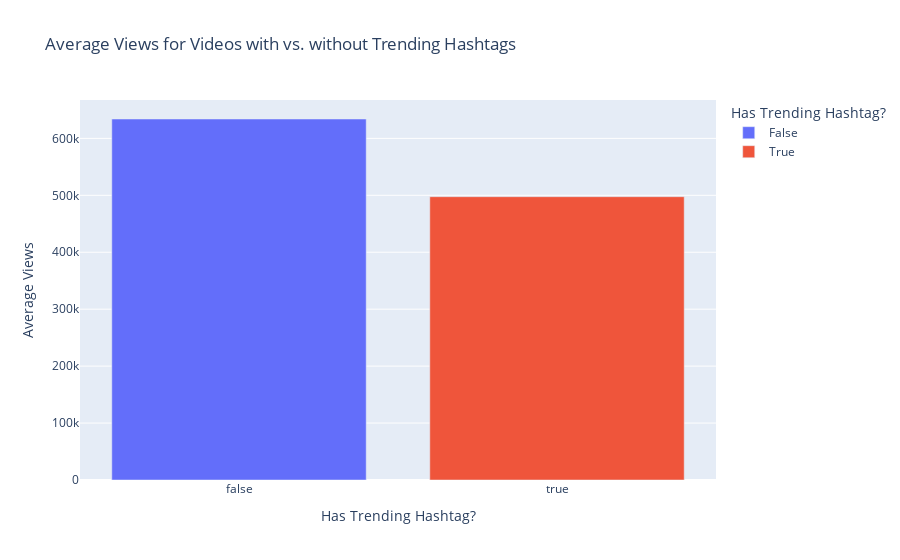

The code cell stored with this chart in its notebook:
### Code cell
# Visualization for Trending Hashtags
trending_stats = df.groupby('has_trending_hashtag')['statsV2.playCount'].mean().reset_index()
fig1 = px.bar(trending_stats, x='has_trending_hashtag', y='statsV2.playCount',
              title="Average Views for Videos with vs. without Trending Hashtags",
              labels={'has_trending_hashtag': 'Has Trending Hashtag?', 'statsV2.playCount': 'Average Views'},
              color='has_trending_hashtag')
fig1.show()

### Figure 1 — Plotly figure (JSON) as saved in the notebook; plotly's stock layout.template omitted (floating-point values rounded to 4 significant figures)
{"data": [{"alignmentgroup": "True", "hovertemplate": "Has Trending Hashtag?=%{x}<br>Average Views=%{y}<extra></extra>", "legendgroup": "False", "marker": {"color": "#636efa", "pattern": {"shape": ""}}, "name": "False", "offsetgroup": "False", "orientation": "v", "showlegend": true, "textposition": "auto", "type": "bar", "x": [false], "xaxis": "x", "y": [634000.0], "yaxis": "y"}, {"alignmentgroup": "True", "hovertemplate": "Has Trending Hashtag?=%{x}<br>Average Views=%{y}<extra></extra>", "legendgroup": "True", "marker": {"color": "#EF553B", "pattern": {"shape": ""}}, "name": "True", "offsetgroup": "True", "orientation": "v", "showlegend": true, "textposition": "auto", "type": "bar", "x": [true], "xaxis": "x", "y": [497600.0], "yaxis": "y"}], "layout": {"barmode": "relative", "legend": {"title": {"text": "Has Trending Hashtag?"}, "tracegroupgap": 0}, "title": {"text": "Average Views for Videos with vs. without Trending Hashtags"}, "xaxis": {"anchor": "y", "categoryarray": [false, true], "categoryorder": "array", "domain": [0, 1], "title": {"text": "Has Trending Hashtag?"}}, "yaxis": {"anchor": "x", "domain": [0, 1], "title": {"text": "Average Views"}}}}
